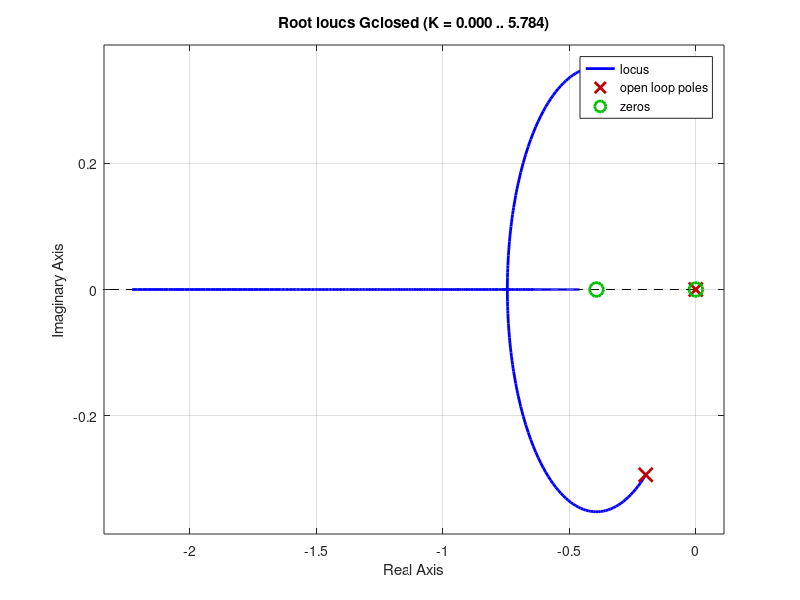
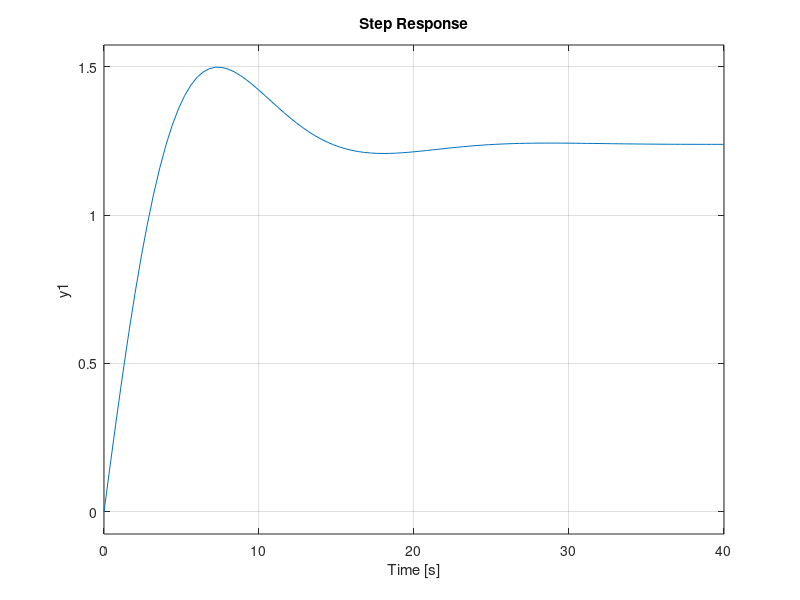

These figures' MATLAB source, in order:
function TF_with_feedback
    
    s = tf('s');
    G = (0.9) / (s^2-0.03);
    K = 0.44;
    a = 0.392432;
    b= 0;    
    
    Kp = 0.17;
    Ki = 0;
    Kd = 0.44;

    C = Kp + Ki/s + Kd*s;
    
    Gc = (s + a)*(s + b)/(s);
    GPID = G*Gc;
    GPID = GPID*K;
    Gclosed =feedback(GPID,1);
    figure;
    rlocus(Gclosed);
    figure
    step(Gclosed);
    
    
   
end
